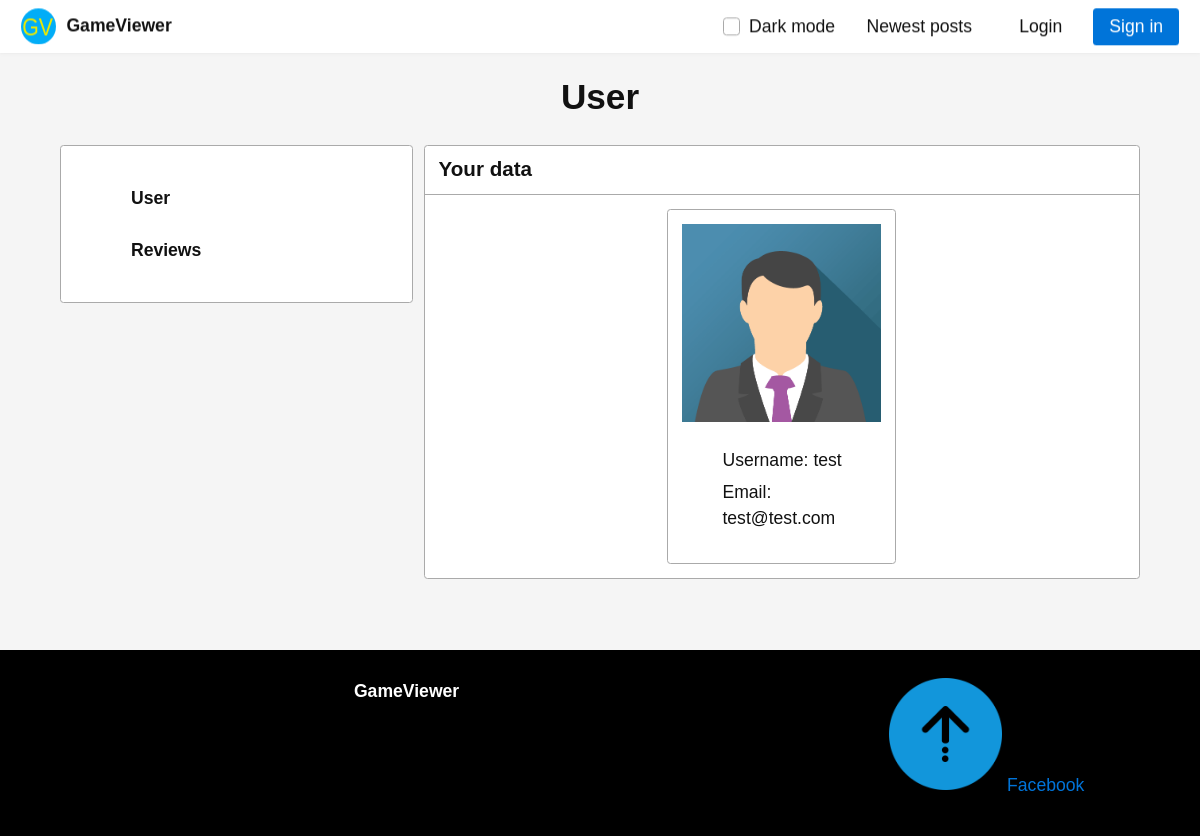
/admin/2, run on the app's committed database.
### models.py (models this page shows, shortened)
class Users(db.Model):
    id = db.Column(db.Integer, primary_key = True)
    nickname = db.Column(db.Text(50))
    email = db.Column(db.Text(50))
    password = db.Column(db.Text(50))
    img = db.Column(db.Text(50))

### controller.py (the view)
@app.route("/admin/<id>")
def admin(id):
    user = Users.query.filter_by(id = id).first()
    return render_template("admin/user.html", user = user)

### templates/admin/user.html (shortened to what this page needs)
{% extends "layout/base.html" %}
{% block title %} User {% endblock %}
{% block content %}
{% include "admin/layout/admin-options.html" %}
<div class="two-third-600">
    <article class="card">
        <header>
            <h3> Your data </h3>
        </header>
        <footer>
            <article class="card third-600" style="margin: 0 auto;">
                <footer>
                    <img style="width: 100%;"
                        src="{{ user.img }}"
                        alt="user photo">
                    <ul>
                        <li>Username: {{ user.nickname }}</li>
                        <li>Email: {{ user.email }}</li>
                    </ul>
                </footer>
            </article>
        </footer>
    </article>
</div>
{% endblock %}

### static/css/style.css (style rules this page uses)
ul { list-style: none; }
.html { filter: invert(0%); }

### static/css/picnic.css (style rules this page uses)
html { font-family:sans-serif;-ms-text-size-adjust:100%;-webkit-text-size-adjust:100% }
body { margin:0 }
article,aside,details,figcaption,figure,footer,header,hgroup,main,nav,section,summary { display:block }
img { border:0 }
* { box-sizing:inherit }
html,body { font-family:Arial, Helvetica, sans-serif;box-sizing:border-box;height:100% }
body { color:#111;font-size:1.1em;line-height:1.5;background:#fff }
h1,h2,h3,h4,h5,h6 { margin:0;padding:.6em 0 }
li { margin:0 0 .3em }
.flex>* { box-sizing:border-box;flex:1 1 auto;padding-left:.6em;padding-bottom:.6em }
.flex[class*="one"]>*,.flex[class*="two"]>*,.flex[class*="three"]>*,.flex[class*="four"]>*,.flex[class*="five"]>*,.flex[class*="six"]>*,.flex[class*="seven"]>*,.flex[class*="eight"]>*,.flex[class*="nine"]>*,.flex[class*="ten"]>*,.flex[class*="eleven"]>*,.flex[class*="twelve"]>* { flex-grow:0 }
.one>* { width:100% }
@media all and (min-width: 600px) { .two-600>* { width:50% } }
@media all and (min-width: 600px) { .third-600 { width:33.33333%;display:block } }
@media all and (min-width: 600px) { .two-third-600 { width:66.66666%;display:block } }
.card,.modal .overlay ~ * { position:relative;box-shadow:0;border-radius:.2em;border:1px solid #aaa;overflow:hidden;text-align:left;background:#fff;margin-bottom:.6em;padding:0;transition:all .3s ease }
.card>*,.modal .overlay ~ *>* { max-width:100%;display:block }
.card>*:last-child,.modal .overlay ~ *>*:last-child { margin-bottom:0 }
.card header,.modal .overlay ~ * header,.card section,.modal .overlay ~ * section,.card>p,.modal .overlay ~ *>p { padding:.6em .8em }
.card header,.modal .overlay ~ * header { font-weight:bold;position:relative;border-bottom:1px solid #aaa }
.card header h1,.modal .overlay ~ * header h1,.card header h2,.modal .overlay ~ * header h2,.card header h3,.modal .overlay ~ * header h3,.card header h4,.modal .overlay ~ * header h4,.card header h5,.modal .overlay ~ * header h5,.card header h6,.modal .overlay ~ * header h6 { padding:0;margin:0 2em 0 0;line-height:1;display:inline-block;vertical-align:text-bottom }
.card footer,.modal .overlay ~ * footer { padding:.8em }

### data on the page
Users: img (picture), nickname "test", email "test@test.com"
